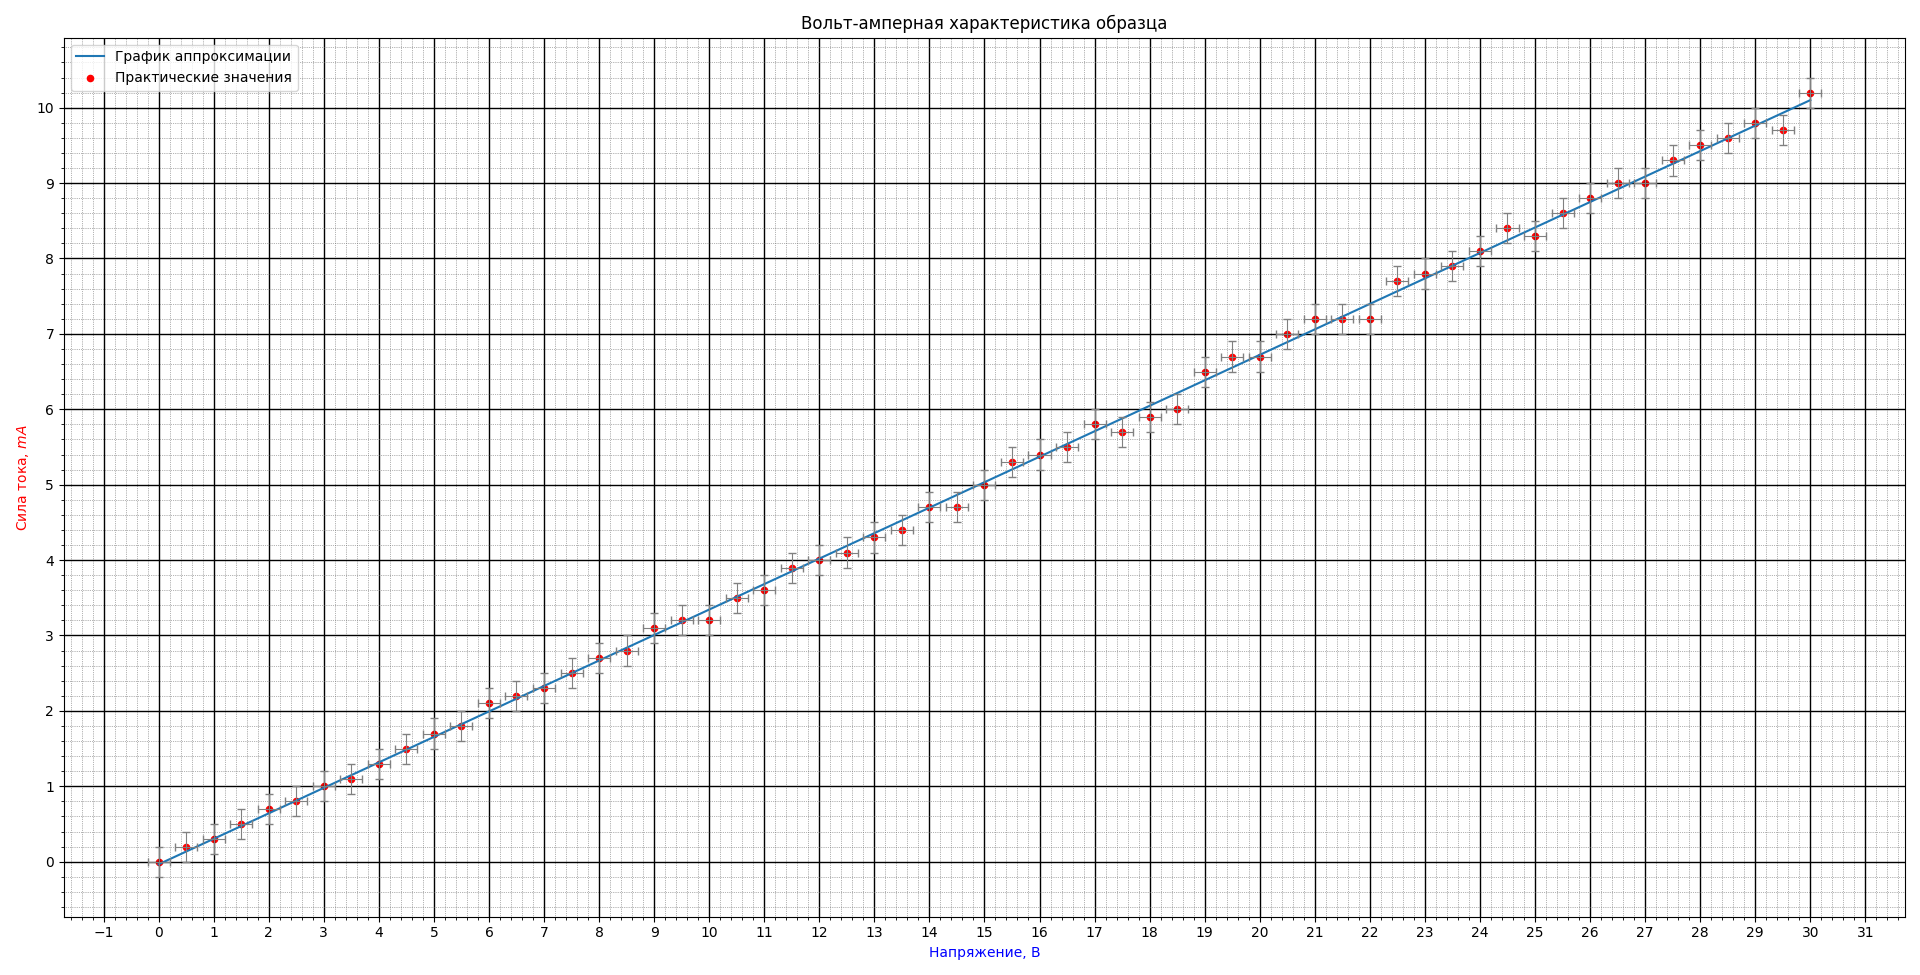

Write the Python code that produced this figure.
import matplotlib.pyplot as plt
import matplotlib.ticker as ticker
import numpy as np

x_ = [0, 0.5, 1, 1.5, 2, 2.5, 3, 3.5, 4, 4.5, 5, 5.5, 6, 6.5, 7, 7.5, 8, 8.5, 9, 9.5, 10, 10.5, 11, 11.5, 12, 12.5, 13, 13.5, 14, 14.5, 15, 15.5, 16, 16.5, 17, 17.5, 18, 18.5, 19, 19.5, 20, 20.5, 21, 21.5, 22, 22.5, 23, 23.5, 24, 24.5, 25, 25.5, 26, 26.5, 27, 27.5, 28, 28.5, 29, 29.5, 30]			# первый столбец - y
y = [0, 0.2, 0.3, 0.5, 0.7, 0.8, 1, 1.1, 1.3, 1.5, 1.7, 1.8, 2.1, 2.2, 2.3, 2.5, 2.7, 2.8, 3.1, 3.2, 3.2, 3.5, 3.6, 3.9, 4, 4.1, 4.3, 4.4, 4.7, 4.7, 5, 5.3, 5.4, 5.5, 5.8, 5.7, 5.9, 6, 6.5, 6.7, 6.7, 7, 7.2, 7.2, 7.2, 7.7, 7.8, 7.9, 8.1, 8.4, 8.3, 8.6, 8.8, 9, 9, 9.3, 9.5, 9.6, 9.8, 9.7, 10.2]			# второй стобец - x
x = []
for i in y:
    x.append(i/1000*1570)

p = np.polyfit(x_, y, 1)				# создание полинома первой степени - апроксимация
ya = np.polyval(p, x_)				# координаты y для полинома

fig = plt.figure() 					# тело графика
plt.title ("Вольт-амперная характеристика образца")	    # название графика
plt.xlabel("Напряжение, В", fontsize=10, color='blue')		# ось абсцисс (x)
plt.ylabel(r"Сила тока, $mA$", fontsize=10, color='red') 		# ось ординат (y)
plt.grid(True)                                # включение отображения стандартой сетки
# plt.plot(x, y, label='Название линии')        # стандартный график (ломаная)
plt.plot(x_, ya, label='График аппроксимации')        # график - апрокимация (прямая)

ax = fig.gca()          # возвращает текущую систему координат, not off

# ax.set_xticks(np.arange(100, 300, 10))        # задание сетки по х (от, до, шаг)
# ax.set_yticks(np.arange(0, 12, 1))            # задание сетки по y (от, до, шаг)

plt.scatter(x_, y, s = 20, c='red', marker="o", alpha = 1, label='Практические значения')     # отображение точек
plt.legend()   			# Отобразить легенду - label
plt.errorbar(x_, y, xerr=0.2, yerr=0.2, markersize=40, linestyle='none', ecolor='grey', elinewidth=0.8, capsize=3, capthick=1)       # отобразить погрешности

# #  Устанавливаем интервал основных и вспомогательных делений:
ax.xaxis.set_major_locator(ticker.MultipleLocator(1))
ax.xaxis.set_minor_locator(ticker.MultipleLocator(0.2))
ax.yaxis.set_major_locator(ticker.MultipleLocator(1))
ax.yaxis.set_minor_locator(ticker.MultipleLocator(0.1))

# #  Добавляем линии основной сетки:
ax.grid(which='major', color = 'k', linewidth = 1)

#  Включаем видимость вспомогательных делений:
ax.minorticks_on()
#
#  Вид вспомогательной сетки:
ax.grid(which='minor', color = 'dimgrey', linestyle = ':', linewidth = 0.5)
#
plt.show()


# https://pyprog.pro/mpl/mpl_short_guide.html
# https://devpractice.ru/matplotlib-lesson-1-quick-start-guide/
# https://python-scripts.com/matplotlib#1
# https://pyprog.pro/mpl/mpl_adding_a_line.html
